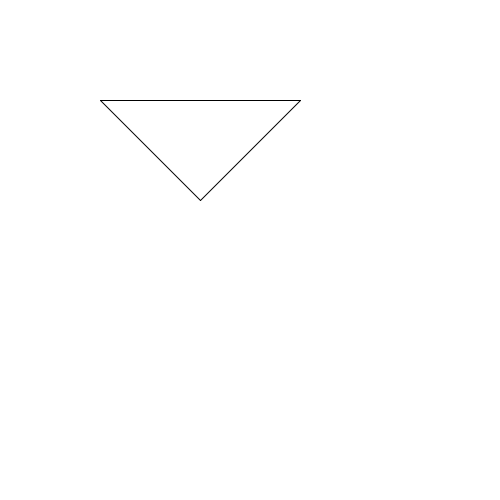
Frame 1 (no input)
Frame 60 (the mouse pressed at the canvas centre just before this capture): identical to frame 1, image omitted
Frame 120 (the mouse held since frame 60 and released just before this capture): identical to frame 1, image omitted

The Processing sketch that drew this single still picture (run headless with seeded random() and noise(); from frame 60 on, the mouse is pressed at the canvas centre):

// Processing sketch: opdracht_9_7
// ── opdracht_9_7.pde


void setup() {
  size(500,500);
}

void draw() {
  background(255,255,255);
  stroke(0,0,0);
  tekenDriehoek(100, 100, 200, 200, 300, 100);
}

void tekenDriehoek(int x1, int y1, int x2, int y2, int x3, int y3) {
  line(x1, y1, x2, y2);
  line(x2, y2, x3, y3);
  line(x3, y3, x1, y1);
}
